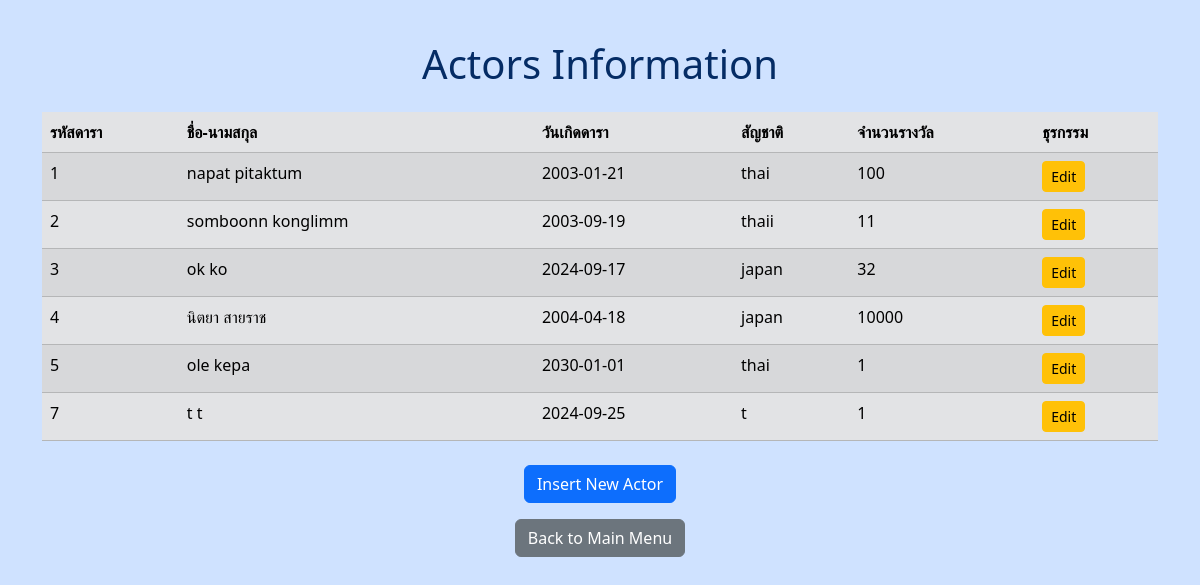
/actors.php, run on the app's committed database.
### tables this page shows
CREATE TABLE `actors` (
  `ActorID` int(11) NOT NULL,
  `FirstName` varchar(30) DEFAULT NULL,
  `LastName` varchar(30) DEFAULT NULL,
  `BirthDate` date DEFAULT NULL,
  `Nationality` varchar(30) DEFAULT NULL,
  `AwardsCount` int(11) DEFAULT NULL
);

### actors.php (the view, shortened to what this page needs)
<!DOCTYPE html>
<html lang="en">
<head>
    <link href="https://cdn.jsdelivr.net/npm/bootstrap@5.3.3/dist/css/bootstrap.min.css" rel="stylesheet">
</head>
<body class="p-3 mb-2 bg-primary-subtle text-primary-emphasis">
    <div class="container mt-4">
        <h1 class="text-center mb-4">Actors Information</h1>
        <?php
            require 'conn.php';
            $sql = "SELECT * FROM actors";
            $result = $conn->query($sql);
        ?>
        <table class="table table-secondary table-striped table-hover">
            <thead class="thead-dark">
                <tr>
                    <th>รหัสดารา</th>
                    <th>ชื่อ-นามสกุล</th>
                    <th>วันเกิดดารา</th>
                    <th>สัญชาติ</th>
                    <th>จำนวนรางวัล</th>
                    <th>ธุรกรรม</th>
                </tr>
            </thead>
            <tbody>
                <?php
                    if ($result->num_rows > 0) {
                        while($row = $result->fetch_assoc()) {
                            echo "<tr>
                                    <td>" . $row["ActorID"] . "</td>
                                    <td>" . $row["FirstName"] . " " . $row["LastName"] . "</td>
                                    <td>" . $row["BirthDate"] . "</td>
                                    <td>" . $row["Nationality"] . "</td>
                                    <td>" . $row["AwardsCount"] . "</td>
                                    <td>
                                        <a href='editactor.php?ActorID=" . $row["ActorID"] . "' class='btn btn-sm btn-warning'>Edit</a>
                                    </td>
                                  </tr>";
                        }
                    } else {
                        echo "<tr><td colspan='6' class='text-center'>No results found</td></tr>";
                    }
                ?>
            </tbody>
        </table>
        <div class="text-center mt-4">
            <a href='insertactor.php' class='btn btn-primary'>Insert New Actor</a>
        </div>
        <div class="text-center mt-3">
            <a href='mainmenu.php' class='btn btn-secondary'>Back to Main Menu</a>
        </div>
    </div>
</body>
</html>

### data on the page
actors: ActorID "1", FirstName "napat", LastName "pitaktum", BirthDate "2003-01-21", Nationality "thai", AwardsCount "100"
actors: ActorID "2", FirstName "somboonn", LastName "konglimm", BirthDate "2003-09-19", Nationality "thaii", AwardsCount "11"
actors: ActorID "3", FirstName "ok", LastName "ko", BirthDate "2024-09-17", Nationality "japan", AwardsCount "32"
actors: ActorID "4", FirstName "นิตยา", LastName "สายราช", BirthDate "2004-04-18", Nationality "japan", AwardsCount "10000"
actors: ActorID "5", FirstName "ole", LastName "kepa", BirthDate "2030-01-01", Nationality "thai", AwardsCount "1"
actors: ActorID "7", FirstName "t", LastName "t", BirthDate "2024-09-25", Nationality "t", AwardsCount "1"
